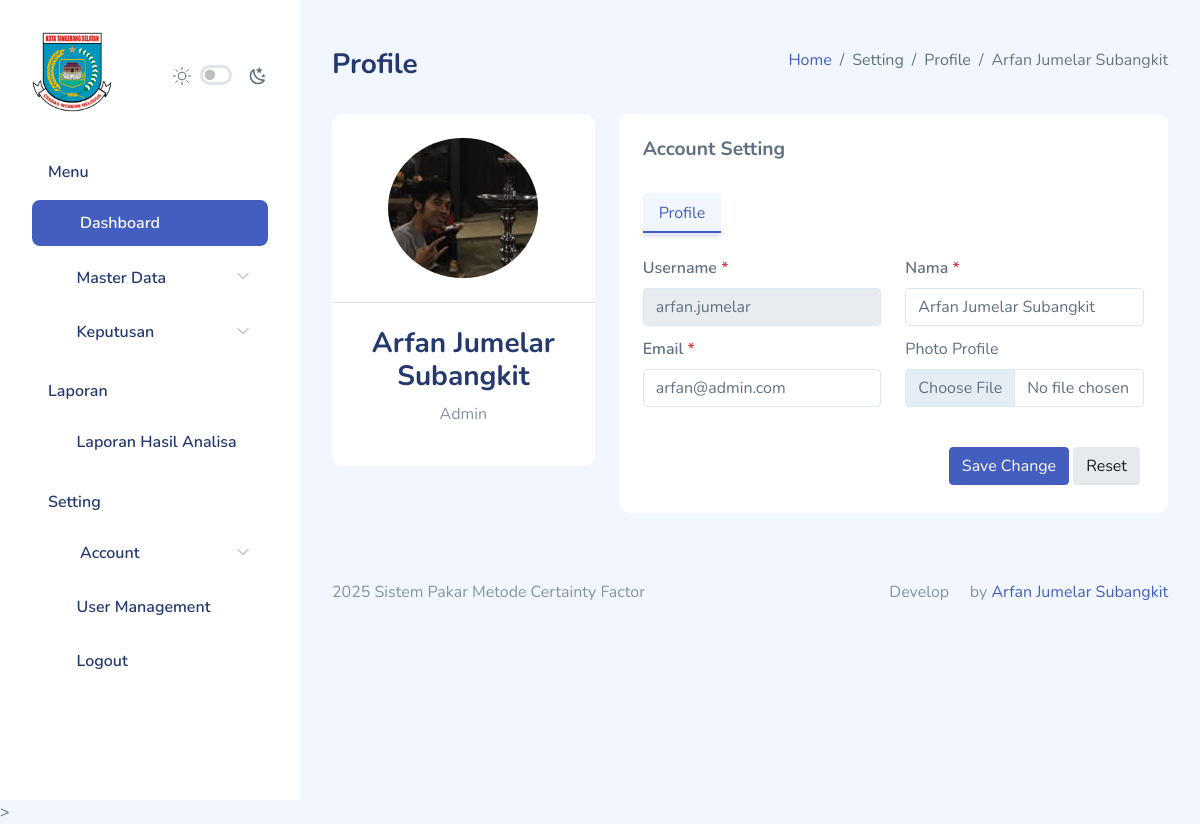
The app's page /profile/index.php (signed in) with its own data.
### tables this page shows
CREATE TABLE `users` (
  `id` int(11) NOT NULL,
  `username` varchar(250) NOT NULL,
  `nama` varchar(250) NOT NULL,
  `email` varchar(250) NOT NULL,
  `password` varchar(250) NOT NULL,
  `role` enum('Admin','Perawat') NOT NULL,
  `status` enum('Aktif','Tidak Aktif') NOT NULL,
  `avatar` varchar(250) NOT NULL,
  `created_at` timestamp NOT NULL DEFAULT current_timestamp(),
  `updated_at` timestamp NULL DEFAULT NULL
);

### functions.php (called while the page is built, shortened)
<?php
$db = mysqli_connect("localhost", "root", "", "dev-arfan");
function query($query)
{
    global $db;
    $result = mysqli_query($db, $query);
    $rows = [];
    if ($result) {
        if (mysqli_num_rows($result) > 0) {
            while ($row = mysqli_fetch_assoc($result)) {
                $rows[] = $row;
            }
        }
    } else {
        echo "Error: " . mysqli_error($db);
    }
    return $rows;
}

### profile/index.php (the view, shortened to what this page needs)
<?php
$id = $_SESSION["id"];
$users = query("SELECT * FROM users WHERE id = $id")[0];
?>
<!DOCTYPE html>
<html lang="en">
<head>
    <link rel="stylesheet" href="../assets/compiled/css/app.css">
    <link rel="stylesheet" href="../assets/extensions/sweetalert2/sweetalert2.min.css">
    <link rel="stylesheet" href="../assets/compiled/css/app-dark.css">
    <link rel="stylesheet" href="../assets/compiled/css/iconly.css">
    <link rel="stylesheet" href="../assets/extensions/@fortawesome/fontawesome-free/css/all.min.css">
</head>
<body>
    <div id="app">
        <?php require_once '../partials/sidebar.php'; ?>
        <div id="main">
            <div class="page-heading">
                <div class="page-title">
                    <div class="row">
                        <div class="col-12 col-md-6 order-md-1 order-last mb-4">
                            <h3>Profile</h3>
                        </div>
                        <div class="col-12 col-md-6 order-md-2 order-first">
                            <nav aria-label="breadcrumb" class="breadcrumb-header float-start float-lg-end">
                                <ol class="breadcrumb">
                                    <li class="breadcrumb-item"><a href="../home">Home</a></li>
                                    <li class="breadcrumb-item" aria-current="page">Setting</li>
                                    <li class="breadcrumb-item" aria-current="page">Profile</li>
                                    <li class="breadcrumb-item active" aria-current="page"><?= $user["nama"]; ?></li>
                                </ol>
                            </nav>
                        </div>
                    </div>
                </div>
                <section class="section">
                    <section class="row">
                        <div class="col-12 col-xl-4">
                            <div class="card align-items-center">
                                <div class="card-content avatar">
                                    <div class="card-body">
                                        <img class="img-fluid" src="../assets/static/images/<?= $users['avatar']; ?>"
                                            alt="Card image cap"
                                            style="width: 150px; height: 140px;">
                                    </div>
                                </div>
                                <div class="card-footer text-center">
                                    <h3 class="profile-username text-center"><?= $users["nama"]; ?></h3>
                                    <p class="text-muted text-center"><?= $users["role"]; ?></p>
                                </div>
                            </div>
                        </div>
                        <div class="col-12 col-xl-8">
                            <div class="card">
                                <div class="card-header">
                                    <h4 class="card-title">Account Setting</h4>
                                </div>
                                <div class="card-body">
                                    <ul class="nav nav-tabs" id="myTab" role="tablist">
                                        <li class="nav-item" role="presentation">
                                            <a class="nav-link active" id="profile-tab" data-bs-toggle="tab" href="#profile" role="tab"
                                                aria-controls="profile" aria-selected="true">Profile</a>
                                        </li>
                                    </ul>
                                    <div class="tab-content mt-4" id="myTabContent">
                                        <div class="tab-pane fade show active" id="profile" role="tabpanel" aria-labelledby="profile-tab">
                                            <form class="form-horizontal" action="" method="POST" enctype="multipart/form-data" id="myForm">
                                                <div class="row">
                                                    <div class="col-md-6 col-12">
                                                        <div class="form-group mandatory">
                                                            <label for="username" class="form-label">Username</label>
                                                            <input
                                                                type="text"
                                                                id="username"
                                                                class="form-control"
                                                                placeholder="Username"
                                                                name="username"
                                                                value="<?= $users["username"]; ?>"
                                                                data-parsley-required="true" disabled />
                                                        </div>
                                                    </div>
                                                    <div class="col-md-6 col-12">
                                                        <div class="form-group mandatory">
                                                            <label for="nama" class="form-label">Nama</label>
                                                            <input
                                                                type="text"
                                                                id="nama"
                                                                class="form-control"
                                                                placeholder="Nama"
                                                                name="nama"
                                                                value="<?= $users["nama"]; ?>"
                                                                data-parsley-required="true" />
                                                        </div>
                                                    </div>
                                                    <div class="col-md-6 col-12">
                                                        <div class="form-group mandatory">
                                                            <label for="email" class="form-label">Email</label>
                                                            <input
                                                                type="email"
                                                                id="email"
                                                                class="form-control"
                                                                placeholder="Email"
                                                                name="email"
                                                                value="<?= $users["email"]; ?>"
                                                                data-parsley-required="true" />
                                                        </div>
                                                    </div>
                                                    <div class="col-md-6 col-12">
                                                        <div class="mb-3">
                                                            <label for="avatar" class="form-label">Photo Profile</label>
                                                            <input class="form-control" type="file" id="avatar" name="avatar">
                                                        </div>
                                                    </div>
                                                </div>
                                                <div class="row mt-4">
                                                    <div class="col-12 d-flex justify-content-end">
                                                        <button type="submit" class="btn btn-primary me-1 mb-1">
                                                            Save Change
                                                        </button>
                                                        <button
                                                            type="reset"
                                                            class="btn btn-light-secondary me-1 mb-1">
                                                            Reset
                                                        </button>
                                                    </div>
                                                </div>
                                            </form>
                                        </div>
                                    </div>
                                </div>
                            </div>
                        </div>
                    </section>
                </section>
            </div>
            <?php require_once '../partials/footer.php'; ?>
        </div>
    </div>
    <script src="../assets/static/js/pages/sweetalert2.js"></script>>
</body>
</html>

### records on screen
users: nama "Arfan Jumelar Subangkit", avatar (picture), role "Admin", username "arfan.jumelar", email "arfan@admin.com"
